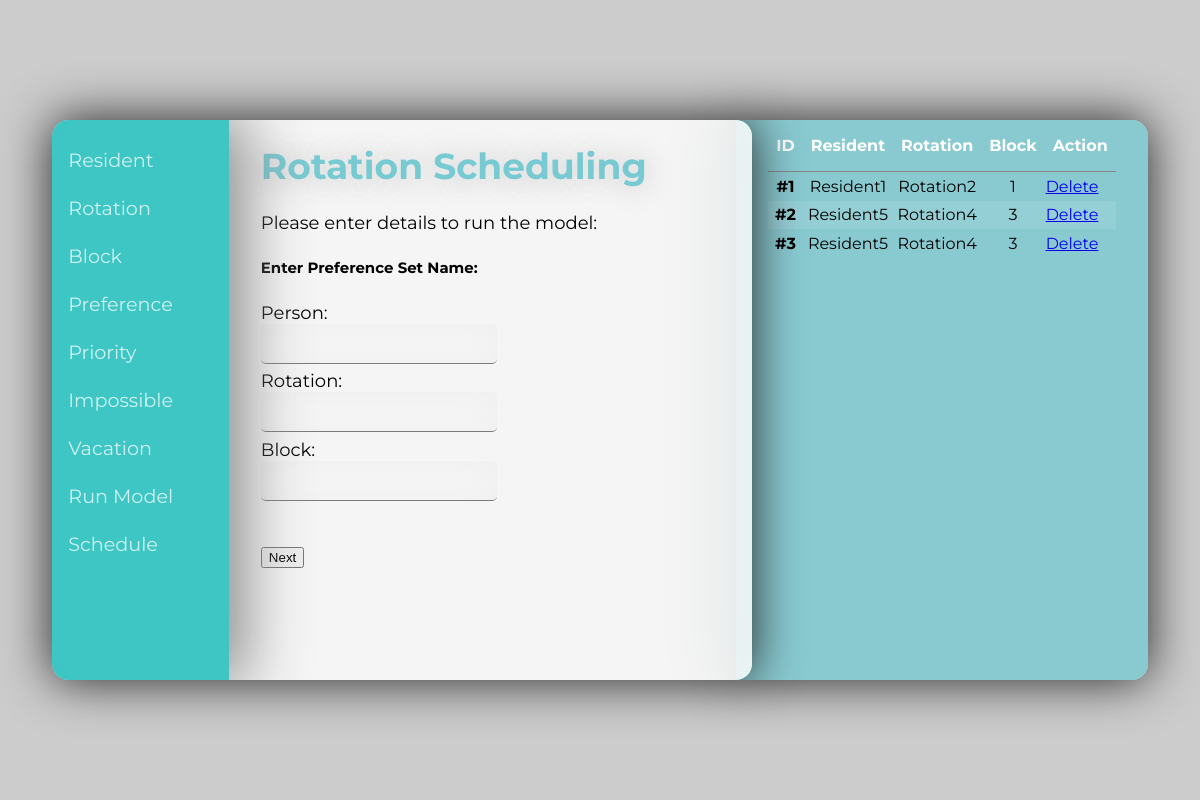
Page /preference on the committed database.
### main.py (models this page shows, shortened)
class Store_Pref_data(db.Model):
  __tablename__ = 'preference'
  prefId = db.Column('Rotation_id', db.Integer, primary_key = True) # Primary Key
  residentname = db.Column('Resident_name', db.String(50))
  rotationName = db.Column('Rotation_name', db.String(50))
  block = db.Column('Block', db.String(50))

### main.py (the view, shortened to what this page needs)
@app.route('/preference', methods=['GET', 'POST'])
def preference():
  result = False
  if not os.path.exists(os.path.join(basedir, 'data.db')):
    db.create_all()
  prefDatas = Store_Pref_data.query.all()
  return render_template('preference.html', result=result, prefDatas=prefDatas)

### templates/preference.html (shortened to what this page needs)
{% extends 'base.html' %}
{% block content %}
<div id="calc" >
  <h1>Rotation Scheduling </h1>
  <p> Please enter details to run the model:</p>
  <form action="{{ url_for('preference') }}" method="POST">
    <h5> Enter Preference Set Name: </h5>
    <label> Person: <input type="text" name="pref_people" required></label>
    <label> Rotation: <input type="text" name="pref_rotation" required></label>
    <label> Block: <input type="number" name="pref_block" min="1" required></label>
    <br><br>
    <input type="submit" name="next" value="Next">
  </form>
  <br><br>
</div>
{% endblock %}
{% block listItems %}
<table class="rtable">
  <thead class="thead">
    <tr class="list-header">
      <th scope="col" class="tcolumn">ID</th>
      <th scope="col" class="tcolumn">Resident</th>
      <th scope="col" class="tcolumn">Rotation</th>
      <th scope="col" class="tcolumn">Block</th>
      <th scope="col" class="tcolumn">Action</th>
    </tr>
  </thead>
  <tbody class="tbody">
    {% for prefData in prefDatas %}
    <tr class="list-item" >
      <th scope="row">#{{ prefData.prefId }}</th>
      <td style="text-align: center;">{{ prefData.residentname }}</td>
      <td style="text-align: center;">{{ prefData.rotationName }}</td>
      <td style="text-align: center;">{{ prefData.block }}</td>
      <td><a href = "/deletePref/{{prefData.prefId}}"> Delete </a></td>
    </tr>
{% endfor %}
  </tbody>
</table>
{% endblock %}

### templates/base.html (style rules this page uses)
html { --primary: #78CAD2; --darker: #62A8AC; --fg: white; --button: linear-gradient(45deg, rgba(1,196,191,0.8) 0%, rgba(120,202,210,1) 50%, rgba(1,196,191,0.8) 100%); font-family: 'Montserrat', sans-serif; }
input[type=number], input[type=text] { border: 0; box-sizing: border-box; border-bottom: 1px solid rgba(3, 3, 3, 0.5); border-radius: 0.3rem; font-size: large; background-color: inherit; display: block; line-height: 2rem; box-shadow: inset 0px 2px 30px #EEE; height: 2.5rem; transition: border 0.25s ease-out; }
label { display: block; margin-top: 0.4rem; }
h1 { color: var(--primary); text-shadow: 1px 1px 30px #bbb; }
* { box-sizing: border-box; }
table { border-collapse: collapse; }
.list-header { color: var(--fg); text-align: center; border-bottom: #888 solid 1px; }
.tcolumn { padding: 0 0.5rem 1rem 0.5rem; }
.list-item { transition: transform 0.25s ease-out; }
.list-item th { padding-top: 0.3rem; padding-bottom: 0.3rem; }
tbody tr:nth-child(even) { background-color: rgba(255, 255, 255, 0.1); }

### rows in the picture
Store_Pref_data: prefId "1", residentname "Resident1", rotationName "Rotation2", block "1"
Store_Pref_data: prefId "2", residentname "Resident5", rotationName "Rotation4", block "3"
Store_Pref_data: prefId "3", residentname "Resident5", rotationName "Rotation4", block "3"
